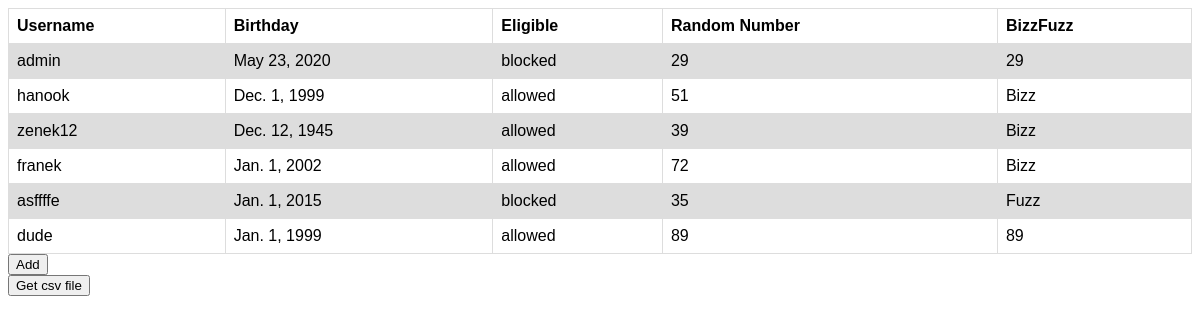
Before: / with the older database file.
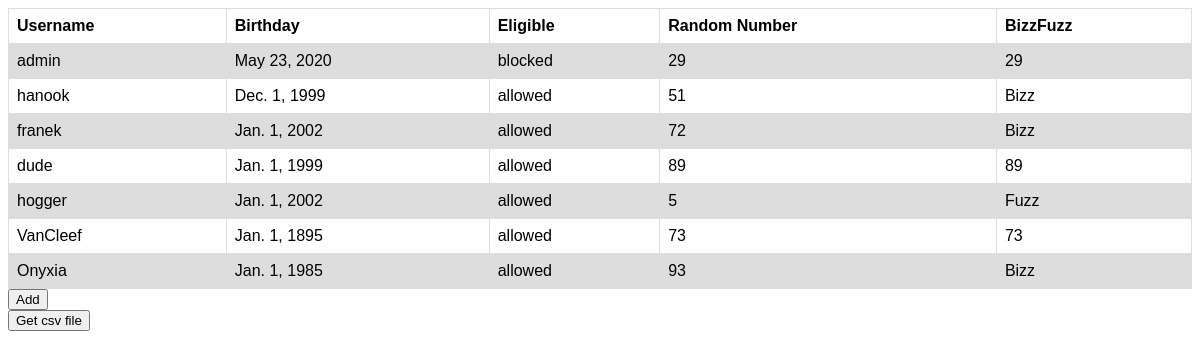
After: the same page with the newer database file.
### user/models.py (models this page shows, shortened)
class MiloUser(AbstractBaseUser, PermissionsMixin):
    username = models.CharField(max_length=40, unique=True, db_index=True)
    birthDate = models.DateField()
    number = models.PositiveSmallIntegerField()
    is_active = models.BooleanField(default=True)
    is_admin = models.BooleanField(default=False)
    objects = UserManager()
    USERNAME_FIELD = 'username'
    REQUIRED_FIELDS = []

### user/views.py (the view)
# urls.py: path('', views.milo_user_list_view),
def milo_user_list_view(request):
    users = MiloUser.objects.all()
    user_attributes = []
    for user in users:
        user_attributes.append({"fizzbuzz": is_fizz_buzz(user), "eligible": get_age(user)})
    user_data = zip(users, user_attributes)
    return render(request, "user/list.html", {"users": user_data})

### user/utils.py (called while the page is built)
def is_fizz_buzz(user):
    result = user.number
    if user.number % 3 == 0 and user.number % 5 == 0:
        result = "BizzFuzz"
    elif user.number % 5 == 0:
        result = "Fuzz"
    elif user.number % 3 == 0:
        result = "Bizz"
    return result

def get_age(user):
    return "allowed" if int(((datetime.today().date() - user.birthDate)/365.25).days) > 13 else "blocked"

### templates/user/list.html (shortened to what this page needs)
{% extends 'user/base.html' %}
{% block content %}
<table>
    <tr>
        <th>Username</th>
        <th>Birthday</th>
        <th>Eligible</th>
        <th>Random Number</th>
        <th>BizzFuzz</th>
    </tr>
{% for name, attributes in users %}
    <tr class="entry" onclick="handleClick('{{ name.username }}_detail')">
        <td>{{ name.username }}</td>
        <td>{{ name.birthDate }}</td>
        <td>{{ attributes.eligible }}</td>
        <td>{{ name.number }}</td>
        <td>{{ attributes.fizzbuzz }}</td>
    </tr>
{% endfor %}
</table>
<form action="/add" method="post" class="inline">
    <button class="float-left submit-button" >Add</button>
</form>
<button onclick="handleClick('csv')">Get csv file</button>
{% endblock %}

### templates/user/base.html (shortened to what this page needs)
<!doctype html>
<html lang="en">
<head>
</head>
<body>
{% block content %}
{% endblock %}
</body>
</html>

### templates/user/base.html (style rules this page uses)
table { font-family: arial, sans-serif; border-collapse: collapse; width: 100%; }
td, th { border: 1px solid #dddddd; text-align: left; padding: 8px; }
tr:nth-child(even) { background-color: #dddddd; }

Changed rows visible on the page:
removed MiloUser: username "zenek12", birthDate "Dec. 12, 1945", eligible "allowed", number "39", fizzbuzz "Bizz"
removed MiloUser: username "asffffe", birthDate "Jan. 1, 2015", eligible "blocked", number "35", fizzbuzz "Fuzz"
added MiloUser: username "hogger", birthDate "Jan. 1, 2002", eligible "allowed", number "5", fizzbuzz "Fuzz"
added MiloUser: username "VanCleef", birthDate "Jan. 1, 1895", eligible "allowed", number "73", fizzbuzz "73"
added MiloUser: username "Onyxia", birthDate "Jan. 1, 1985", eligible "allowed", number "93", fizzbuzz "Bizz"
